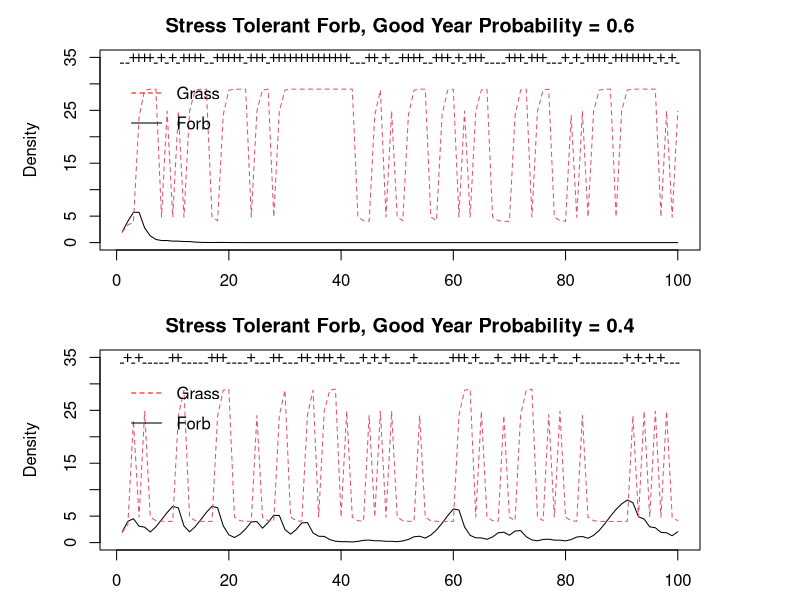
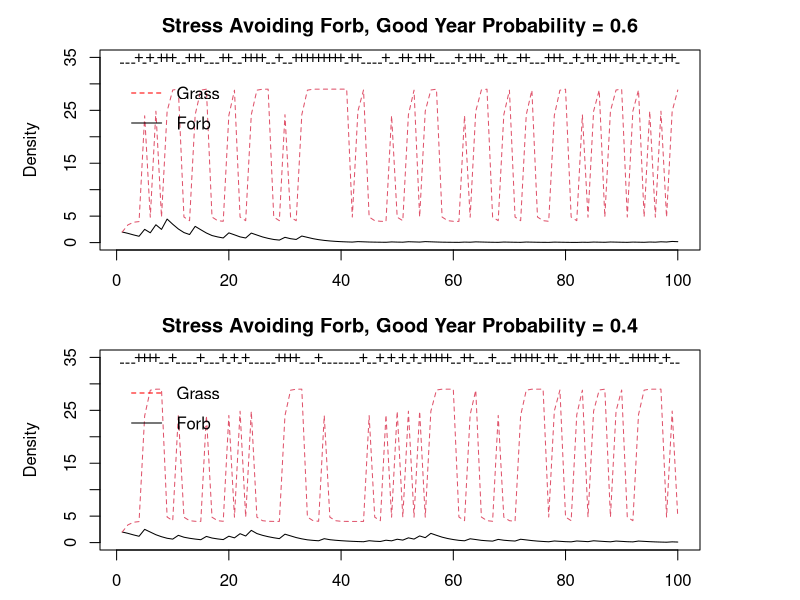
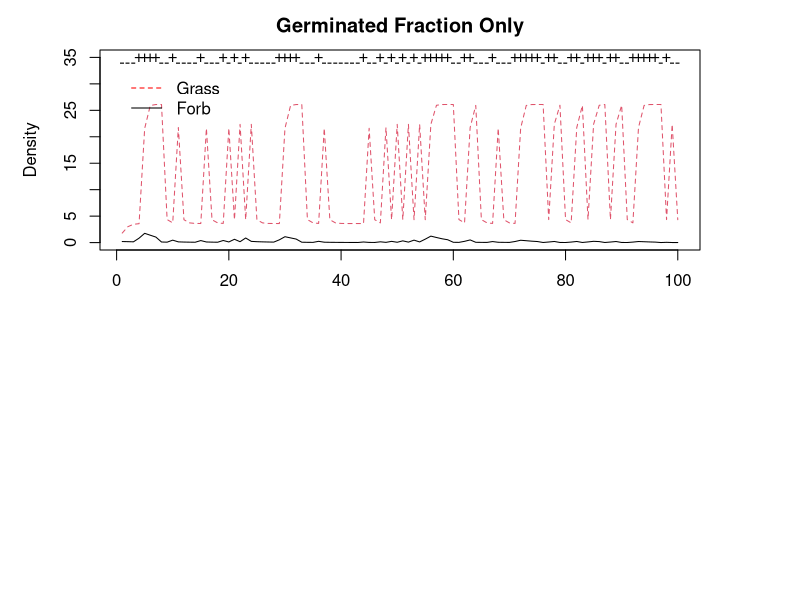

Generate these figures, in order, with R: (Note: this script raises an error after producing the figures.)
# Changing germination rates based on previous year
# Recreate figure from Levine & Rees 2004
#Germination rates are a function of yield the PREVIOUS year
# changing competition coefficients

# two species competition model with environmental stochasticity; all models start with two individuals for each species
rm(list=ls())

# 1. Write Function to evaluate population numbers across years
# 2. Define matrices of lambda/g in good/bad/intermediate year
# 3. Put matrices together in an array
# 4. Define Parameter Values
# 5. Plot density across years with
# a. equal probability of switching between years (graph for germinated and ungerminated fraction, and graph for just germinated fraction)
# b. constantly favorable environment 
# c. constantly unfavorable environment
# d. intermediate environment 

Annual <- function(A, tf, N0, p, q, df, dg, c) {
  n=dim(A)[3]
  P = cbind(c(1-p, q), c(p, 1-q)) # Create matrix of probabilities of switching between good and bad years
  env = 1 # set initial environmental state
  N = matrix(NA,tf,2) # create matrix of zeros for storing population size for forbs and grasses
  N[1,] = N0 # set initial value
  vec <- rep(0,tf) # empty vector to keep track of environmental state
  vec[1] <- env
  for(t in 1:(tf-1)) { # loop through each time step up to nsteps
    N[t+1,1] = (1-A[2,2,env])*(1-df)*N[t,1] + A[1,2,env]*A[2,2,env]*N[t,1]/(c+A[2,2,env]*N[t,1]+A[3,1,env]*A[2,1,env]*N[t,2]) # forb 
    N[t+1,2] = (1-A[2,1,env])*(1-dg)*N[t,2] + A[1,1,env]*A[2,1,env]*N[t,2]/(c+A[2,1,env]*N[t,2]+A[3,2,env]*A[2,1,env]*N[t,2]) # grass
    env=sample(1:n,size=1,prob=P[env,])
    vec[t+1] <- env #env 1 is bad, env 2 is good
  }
  return(list(vec = vec,N = N)) # return population size and env state vectors
}

# Define matrix of lambdas and germination rates together
A.bad.SA <- matrix(c(5,5,1,0.1,1,0), 3, byrow = T) # row 1 - lambda, row 2, germination, row 3, competition, col 1 grass, col 2 - high dormant forb
A.bad.ST <- matrix(c(5,10,1,0.5,0.5,0), 3, byrow = T) # row 1 - lambda, row 2, germination, col 1 grass, col 2 - low dormant forb
A.good.SA <- matrix(c(30, 30,1,0.4,1.5,0), 3, byrow = T) # think LACA
A.good.ST <- matrix(c(30, 20,1,0.5,3,0), 3, byrow = T) # think AGHE
#A.inter <- matrix(c(17.5, 17.5, 0.9, 0.7), 3, byrow = T)

# Put matrices together in array
A.ST = array(0,dim = c(3,2,2)) #2 2x2 matrices
A.ST[,,1] = A.bad.ST
A.ST[,,2] = A.good.ST

A.SA = array(0,dim = c(3,2,2)) #2 2x2 matrices
A.SA[,,1] = A.bad.SA
A.SA[,,2] = A.good.SA

#A2 = array(0,dim = c(2,2,2)) #Probably a more efficient way to do this to look at a non-varying environment but I couldnt figure it out
#A2[,,1] = A.inter
#A2[,,2] = A.inter

# Define Parameter Values SA
df.ST = 0.3
df.SA = 0.2
dg = 1
c = 1
N0 = c(2,2)
tf = 10

par(mfrow=c(2,1), mai = c(.5,1,.5,1))
##### PLOTS FOR PRESENTATION
#good years too frequent ST
eq <- Annual(tf = 100, N0 = N0, p = 0.6, q = 0.4, df = df.ST, dg = dg, c = c, A = A.ST)
# plot
matplot(eq[[2]],type="l",ylim = c(0,35), xlab = "Years", ylab = "Density", main="Stress Tolerant Forb, Good Year Probability = 0.6")
points(eq[[1]]+33, pch = ifelse(eq[[1]]+33 > 34, "+", "-"))
legend(0,33, legend = c("Grass","Forb"), col = c("red","black"), lty = c(2,1),lwd = 1, bty = "n",y.intersp = 1.5)

#bad years too frequent ST
eq <- Annual(tf = 100, N0 = N0, p = 0.4, q = 0.6, df = df.ST, dg = dg, c = c, A = A.ST)
# plot
matplot(eq[[2]],type="l",ylim = c(0,35), xlab = "Years", ylab = "Density", main="Stress Tolerant Forb, Good Year Probability = 0.4")
points(eq[[1]]+33, pch = ifelse(eq[[1]]+33 > 34, "+", "-"))
legend(0,33, legend = c("Grass","Forb"), col = c("red","black"), lty = c(2,1),lwd = 1, bty = "n",y.intersp = 1.5)

#good years too frequent SA
eq <- Annual(tf = 100, N0 = N0, p = 0.6, q = 0.4, df = df.SA, dg = dg, c = c, A = A.SA)
# plot
matplot(eq[[2]],type="l",ylim = c(0,35), xlab = "Years", ylab = "Density", main="Stress Avoiding Forb, Good Year Probability = 0.6")
points(eq[[1]]+33, pch = ifelse(eq[[1]]+33 > 34, "+", "-"))
legend(0,33, legend = c("Grass","Forb"), col = c("red","black"), lty = c(2,1),lwd = 1, bty = "n",y.intersp = 1.5)

#bad years too frequent SA
eq <- Annual(tf = 100, N0 = N0, p = 0.4, q = 0.6, df = df.SA, dg = dg, c = c, A = A.SA)
# plot
matplot(eq[[2]],type="l",ylim = c(0,35), xlab = "Years", ylab = "Density", main="Stress Avoiding Forb, Good Year Probability = 0.4")
points(eq[[1]]+33, pch = ifelse(eq[[1]]+33 > 34, "+", "-"))
legend(0,33, legend = c("Grass","Forb"), col = c("red","black"), lty = c(2,1),lwd = 1, bty = "n",y.intersp = 1.5)

#############

# same graph only germinated fraction 
N.germ <- eq[[2]]
N.germ[,2] <- eq[[2]][,2] - eq[[2]][,2]*.1 # grass germinated fraction
N.germ[,1] <- ifelse(eq[[1]]>1, eq[[2]][,1] - eq[[2]][,1]*.3, eq[[2]][,1] - eq[[2]][,1]*.9) # forb germinated fraction in good year and bad year
matplot(N.germ,type="l",ylim = c(0,35), xlab = "Years", ylab = "Density", main="Germinated Fraction Only")
points(eq[[1]]+33, pch = ifelse(eq[[1]]+33 > 34, "+", "-"))
legend(0,33, legend = c("Grass","Forb"), col = c("red","black"), lty = c(2,1),lwd = 1, bty = "n")

par(mfrow=c(1,3))
# constantly favorable year
eq <- Annual(tf = 100, N0 = N0,  p = 1, q = 0, df = df, dg = dg, afg = afg, agf = agf, c = c, A = A.ld) 
# plot
matplot(eq[[2]],type="l",ylim = c(0,35), xlab = "Years", ylab = "Density", main="Constantly Favorable Environment")
legend("topleft", legend = c("Grass","Forb"), col = c("red","black"), lty = c(2,1),lwd = 1, bty = "n")

# constantly unfavorable year
eq <- Annual(tf = 100, N0 = N0,  p = 0, q = 1, df = df, dg = dg, afg = afg, agf = agf, c = c, A = A.ld) 
# plot
matplot(eq[[2]],type="l",ylim = c(0,35), xlab = "Years", ylab = "Density", main="Constantly Unfavorable Environment")
legend("topleft", legend = c("Grass","Forb"), col = c("red","black"), lty = c(2,1),lwd = 1, bty = "n")

# constantly intermediate year
eq <- Annual(tf = 100, N0 = N0,  p = 0, q = 1, df = df, dg = dg, afg = afg, agf = agf, c = c, A = A2)
# plot
matplot(eq[[2]],type="l",ylim = c(0,35), xlab = "Years", ylab = "Density", main="Constantly Intermediate Environment")
legend("topleft", legend = c("Grass","Forb"), col = c("red","black"), lty = c(2,1),lwd = 1, bty = "n")


# equal probability of good and bad years (germ and ungerm fraction); high dormancy forb
eq <- Annual(tf = 100, N0 = N0, p = 0.2, q = 0.8, df = df, dg = dg, afg = afg, agf = agf, c = c, A = A.hd)
# plot
matplot(eq[[2]],type="l",ylim = c(0,35), xlab = "Years", ylab = "Density", main="Germinated and Ungerminated Fraction")
points(eq[[1]]+33, pch = ifelse(eq[[1]]+33 > 34, "+", "-"))
legend(0,33, legend = c("Grass","Forb"), col = c("red","black"), lty = c(2,1),lwd = 1, bty = "n")

# same graph only germinated fraction 
N.germ <- eq[[2]]
N.germ[,2] <- eq[[2]][,2] - eq[[2]][,2]*.1 # grass germinated fraction
N.germ[,1] <- ifelse(eq[[1]]>1, eq[[2]][,1] - eq[[2]][,1]*.3, eq[[2]][,1] - eq[[2]][,1]*.9) # forb germinated fraction in good year and bad year
matplot(N.germ,type="l",ylim = c(0,35), xlab = "Years", ylab = "Density", main="Germinated Fraction Only")
points(eq[[1]]+33, pch = ifelse(eq[[1]]+33 > 34, "+", "-"))
legend(0,33, legend = c("Grass","Forb"), col = c("red","black"), lty = c(2,1),lwd = 1, bty = "n")

par(mfrow=c(1,3))
# constantly favorable year
eq <- Annual(tf = 100, N0 = N0,  p = 1, q = 0, df = df, dg = dg, afg = afg, agf = agf, c = c, A = A.hd) 
# plot
matplot(eq[[2]],type="l",ylim = c(0,35), xlab = "Years", ylab = "Density", main="Constantly Favorable Environment")
legend("topleft", legend = c("Grass","Forb"), col = c("red","black"), lty = c(2,1),lwd = 1, bty = "n")

# constantly unfavorable year
eq <- Annual(tf = 100, N0 = N0,  p = 0, q = 1, df = df, dg = dg, afg = afg, agf = agf, c = c, A = A.hd) 
# plot
matplot(eq[[2]],type="l",ylim = c(0,35), xlab = "Years", ylab = "Density", main="Constantly Unfavorable Environment")
legend("topleft", legend = c("Grass","Forb"), col = c("red","black"), lty = c(2,1),lwd = 1, bty = "n")

# constantly intermediate year
eq <- Annual(tf = 100, N0 = N0,  p = 0, q = 1, df = df, dg = dg, afg = afg, agf = agf, c = c, A = A2)
# plot
matplot(eq[[2]],type="l",ylim = c(0,35), xlab = "Years", ylab = "Density", main="Constantly Intermediate Environment")
legend("topleft", legend = c("Grass","Forb"), col = c("red","black"), lty = c(2,1),lwd = 1, bty = "n")